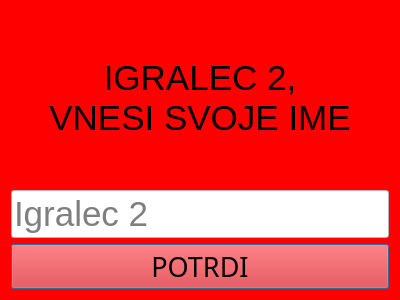
<?xml version="1.0" encoding="UTF-8"?>
<ui version="4.0">
 <class>vnosImena2</class>
 <widget class="QDialog" name="vnosImena2">
  <property name="geometry">
   <rect>
    <x>0</x>
    <y>0</y>
    <width>400</width>
    <height>300</height>
   </rect>
  </property>
  <property name="windowTitle">
   <string>Štiri v vrsto</string>
  </property>
  <property name="styleSheet">
   <string notr="true">background-color: red;</string>
  </property>
  <layout class="QGridLayout" name="gridLayout">
   <item row="0" column="0">
    <layout class="QVBoxLayout" name="verticalLayout">
     <item>
      <widget class="QLabel" name="label_">
       <property name="font">
        <font>
         <family>Noto Sans UI</family>
         <pointsize>26</pointsize>
        </font>
       </property>
       <property name="styleSheet">
        <string notr="true">background-color: rgba(255, 255, 255, 0)</string>
       </property>
       <property name="text">
        <string>IGRALEC 2,
VNESI SVOJE IME</string>
       </property>
       <property name="alignment">
        <set>Qt::AlignCenter</set>
       </property>
      </widget>
     </item>
     <item>
      <widget class="QLineEdit" name="txtIme">
       <property name="font">
        <font>
         <pointsize>26</pointsize>
        </font>
       </property>
       <property name="styleSheet">
        <string notr="true">background-color:white</string>
       </property>
       <property name="placeholderText">
        <string>Igralec 2</string>
       </property>
      </widget>
     </item>
     <item>
      <widget class="QPushButton" name="btnPotrdi">
       <property name="font">
        <font>
         <family>Hobo Std</family>
         <pointsize>20</pointsize>
        </font>
       </property>
       <property name="text">
        <string>POTRDI</string>
       </property>
      </widget>
     </item>
    </layout>
   </item>
  </layout>
 </widget>
 <resources/>
 <connections>
  <connection>
   <sender>btnPotrdi</sender>
   <signal>clicked()</signal>
   <receiver>vnosImena2</receiver>
   <slot>accept()</slot>
   <hints>
    <hint type="sourcelabel">
     <x>299</x>
     <y>420</y>
    </hint>
    <hint type="destinationlabel">
     <x>299</x>
     <y>224</y>
    </hint>
   </hints>
  </connection>
 </connections>
</ui>
